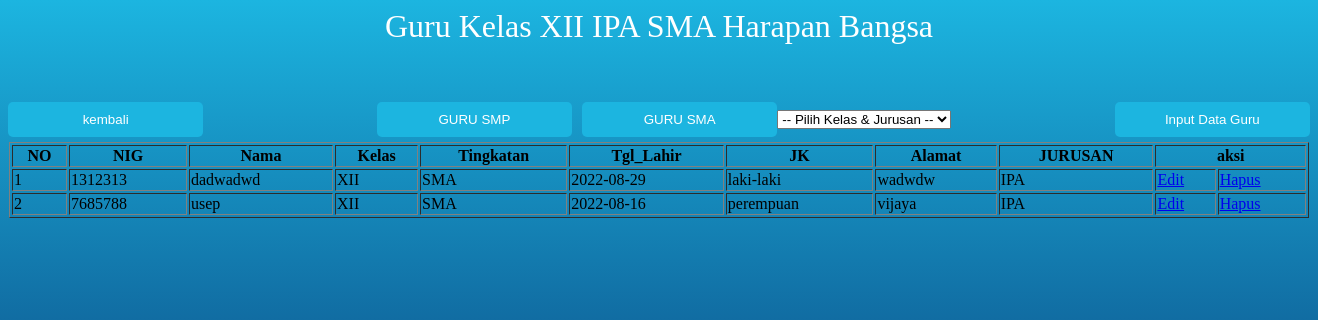
The page /guruxiiipa.php (signed in) on the database its author committed.
### tables this page shows
CREATE TABLE `guru` (
  `NIG` int(11) NOT NULL,
  `nama` varchar(50) NOT NULL,
  `tgl_lahir` date NOT NULL,
  `jk` varchar(20) NOT NULL,
  `alamat` varchar(225) NOT NULL,
  `kelas` varchar(10) NOT NULL,
  `Tingkatan` varchar(10) NOT NULL,
  `nama_jurusan` varchar(50) DEFAULT NULL
);

### user_gurusma.php (called while the page is built, shortened)
<?php
class UserGuru
{
    public function showDataXiiipa()
	{
        $conn = new Koneksi();
        $db=$conn->metal();
		$stmt=$db->prepare("SELECT NIG,nama,kelas,Tingkatan,tgl_lahir,jk,alamat, nama_jurusan FROM guru where  kelas='XII' AND nama_jurusan='IPA'");
		$stmt->execute();
		return $stmt;
	}
}

### guruxiiipa.php (the view, shortened to what this page needs)
<?php
require 'user_gurusma.php';
$obj = new UserGuru();
?>
<h1>Guru Kelas XII IPA SMA Harapan Bangsa</h1>
<link rel="stylesheet" type="text/css" href="css/smp.css">
<form action = "input_guru_sma.php" method ="POST" name="login">
<input type ="submit" class="tombol_input1" name = "submit" value = "Input Data Guru">
<center>
<table class= 'table table-bordered table-responsive'>
 <tr>
 <tr>
 <table border="1" width="1300px" >
 <tr>
     <th>NO</th>
     <th>NIG</th>
     <th>Nama</th>
     <th>Kelas</th>
     <th>Tingkatan</th>
     <th>Tgl_Lahir</th>
     <th>JK</th>
     <th>Alamat</th>
     <th>JURUSAN</th>
     <th colspan="5">aksi</th>
 </tr>
</center>
 <?php
$no=1;
	$data=$obj->showDataXiiipa();
	if($data->rowCount()>0){
	while($row=$data->fetch(PDO::FETCH_ASSOC)){
?>
<tr>
	<td><?php echo $no; ?></td>
	<td><?php echo $row['NIG']; ?></td>
	<td><?php echo $row['nama']; ?></td>
    <td><?php echo $row['kelas']; ?></td>
    <td><?php echo $row['Tingkatan']; ?></td>
    <td><?php echo $row['tgl_lahir']; ?></td>
    <td><?php echo $row['jk']; ?></td>
    <td><?php echo $row['alamat']; ?></td>
    <td><?php echo $row['nama_jurusan']; ?></td>
    <td><a href="editguru.php?NIG=<?php echo $row['NIG']; ?>">Edit</a></td>
    <td><a href="proses_delete_guru.php?NIG=<?php echo $row['NIG']; ?>">Hapus</a></td>
    </tr>
    </form>
<?php
$no+=1; }
}else{
echo '<tr>
		<td> Not found</td>
    </tr>';
}
?>
<form action = "guru.php" method ="POST" name="kembali">
<input type ="submit" class="tombol_kembali" name = "kembali" value = "kembali">
 </form>
 <form action = "gurusmp.php" method ="POST" name="gurusmp">
    <input type ="submit" class="tombol2" name = "gurusmp" value = "GURU SMP">
    </form>
    <form action = "gurusma.php" method ="POST" name="gurusma">
    <input type ="submit" class="tombol2" name = "gurusma" value = "GURU SMA">
    </form>
    <form action="" method="POST">
 <select  name="category" onChange="document.location.href=this.options[this.selectedIndex].value;">
 <option value="">-- Pilih Kelas & Jurusan -- </option>
 </select>
 </form>

### css/smp.css (style rules this page uses)
h1 { text-align: center; color: white; font-weight: 100; }
.tombol_input1 { background: #1cb5e0; color: white; font-size: 10pt; width: 15%; border: cornflowerblue; border-radius: 5px; padding: 10px 10px; margin-bottom: 5px; color :white; float:right; }
.tombol_kembali { background: #1cb5e0; color: white; font-size: 10pt; width: 15%; border: cornflowerblue; border-radius: 5px; padding: 10px 10px; margin-bottom: 5px; color :white; float:left; }
.tombol2 { background: #1cb5e0; color: white; font-size: 10pt; width: 15%; border: cornflowerblue; border-radius: 5px; padding: 10px 10px; margin-bottom: 5px; margin-left: 10px; color :white; }

### rows shown on the page
guru: NIG "1312313", nama "dadwadwd", kelas "XII", Tingkatan "SMA", tgl_lahir "2022-08-29", jk "laki-laki", alamat "wadwdw", nama_jurusan "IPA"
guru: NIG "7685788", nama "usep", kelas "XII", Tingkatan "SMA", tgl_lahir "2022-08-16", jk "perempuan", alamat "vijaya", nama_jurusan "IPA"
